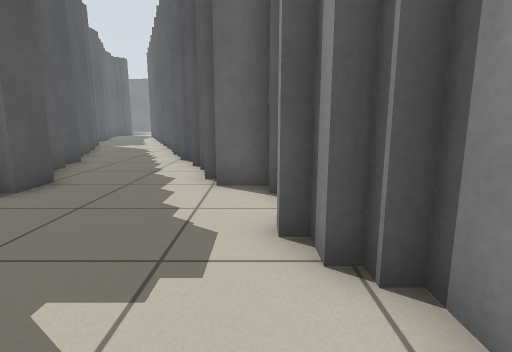
View 1 (above)

15 first-person views from a walk through a world built for the Player/Stage simulator. The camera is 0.72 m above the floor, tilts 10° down and sees 80° across. Floor lines are 1 m apart. The floor is counted in squares, 0.5 m on a side. Each view is taken from the middle of a square. On the plan, view 1 faces up. The plan holds only what a view shows up to about 14 squares ahead; the rest is blank. The place goes on beyond the plan. The robots in the file are not drawn.

View 2
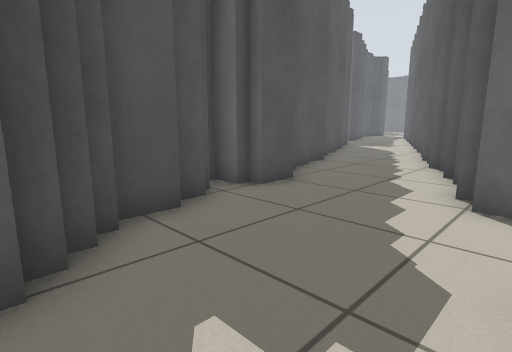

View 3
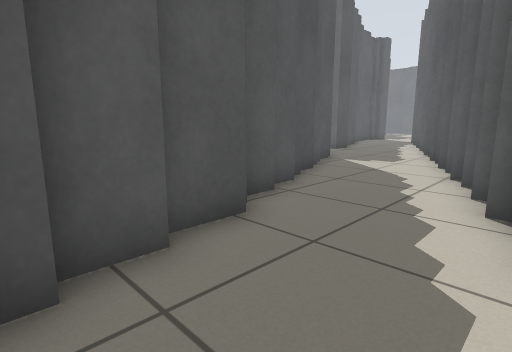

View 4
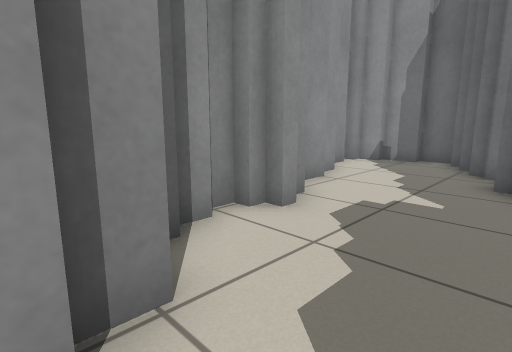

View 5
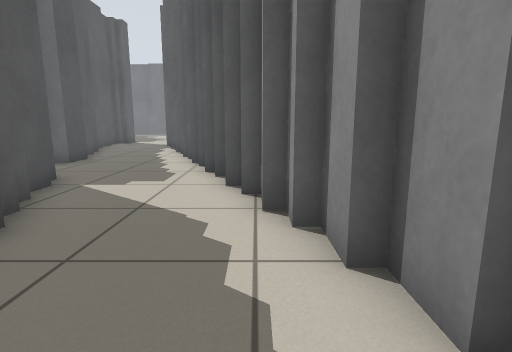

View 6
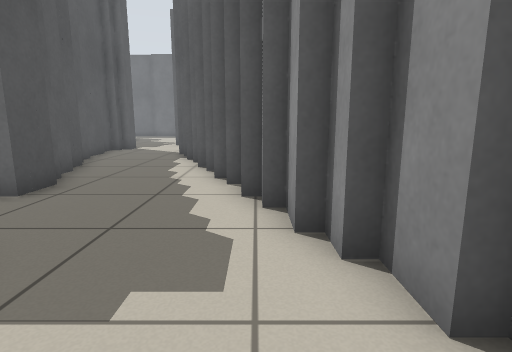

View 7
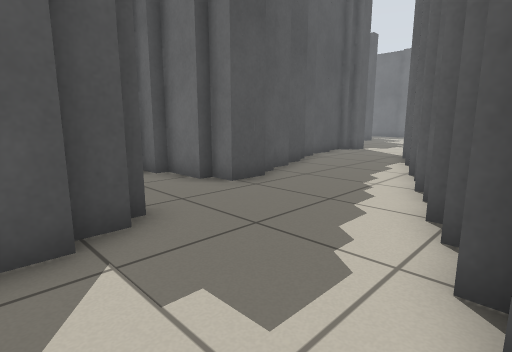

View 8
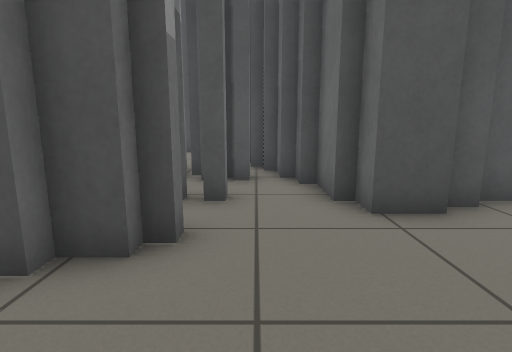

View 9
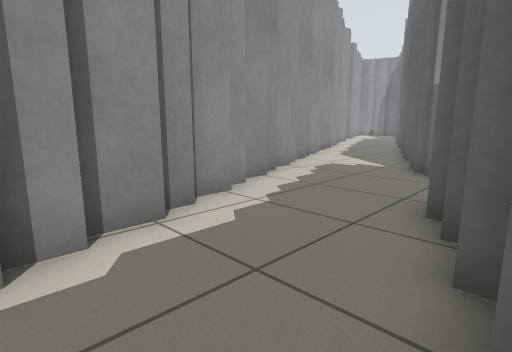

View 10
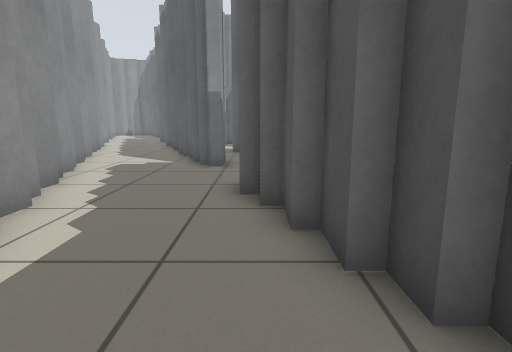

View 11
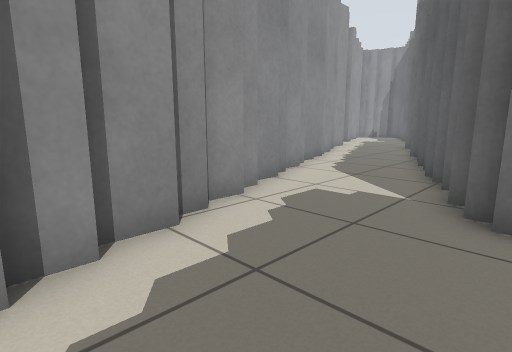

View 12
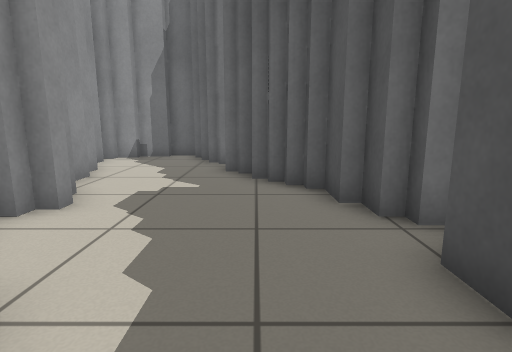

View 13
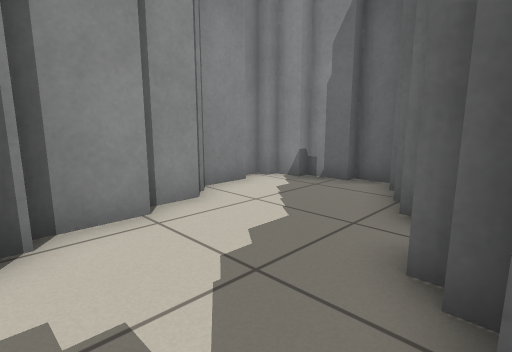

View 14
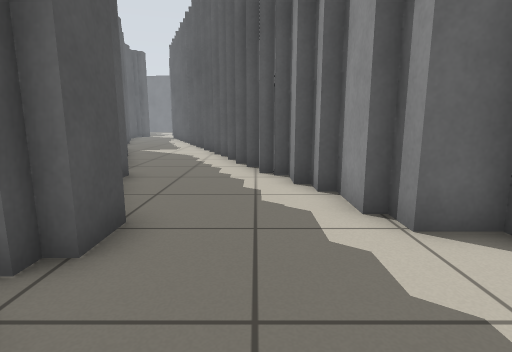

View 15
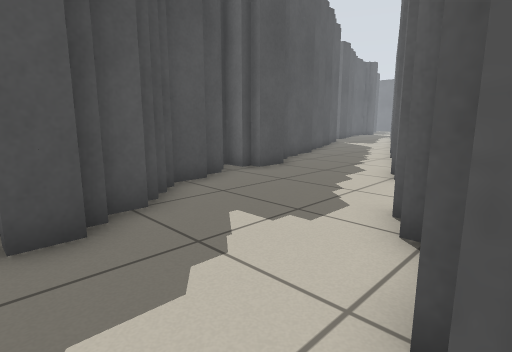

### Floor plan
Key: @ floor where view 1 was taken; # wall or solid block; . floor.
Columns run from 14 left of view 1 to 3 right of it. Each row starts with its distance up from view 1.
 30 #...#
 29 #...##
 28 ##...#
 27  #...##
 26  ##...#
 25  ##...#
 24  ##...##
 23 ###....#
 22 ##.....##
 21 #.......#
 20 #####...#
 19    ##...##
 18     #....#
 17     ##...##
 16      ##...#
 15      ##...#
 14       #...##
 13       ##...#
 12        #...##
 11        ##...#
 10        ##...##
  9         #....#
  8         #....#
  7         ##...##
  6         ##....##
  5         ##.....#
  4          #.....#
  3          ##....##
  2          ##....##
  1           ##...##
  0            ##.@.##
 -1             #....#
 -2             ##...#
 -3              #...#
 -4              #####

Where each view was taken, in squares from view 1:
view 1: 0 up, 0 right, facing up
view 2: 1 up, 0 right, facing up-left
view 3: 8 up, 3 left, facing up-left
view 4: 8 up, 3 left, facing down-right
view 5: 12 up, 5 left, facing up
view 6: 17 up, 7 left, facing up
view 7: 18 up, 6 left, facing up-left
view 8: 21 up, 7 left, facing left
view 9: 29 up, 13 left, facing down-right
view 10: 30 up, 12 left, facing down
view 11: 25 up, 11 left, facing down-right
view 12: 9 up, 3 left, facing down
view 13: 3 up, 3 left, facing down-right
view 14: 3 up, 3 left, facing up
view 15: 1 down, 2 right, facing up-left
